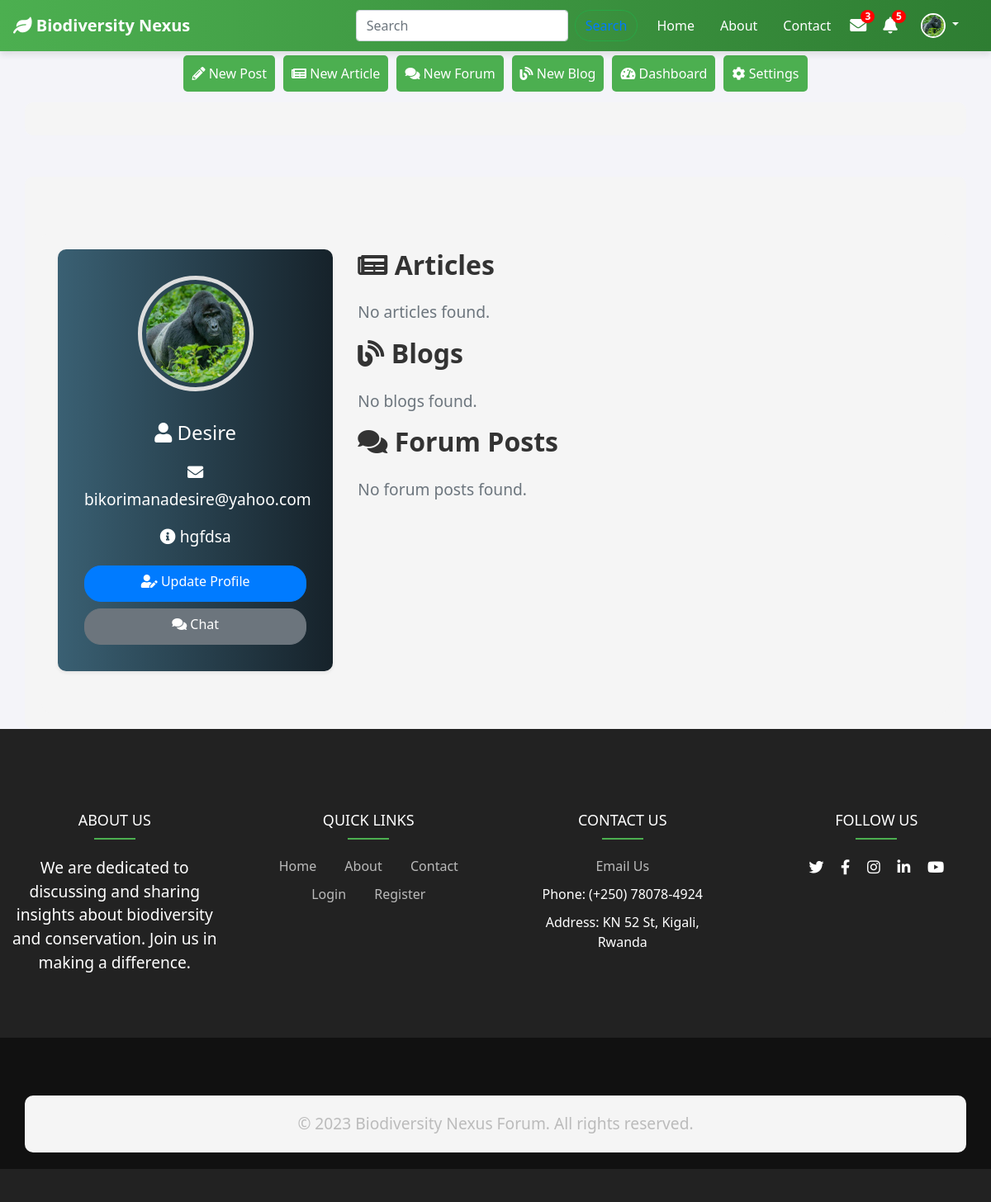
The app's page /user/Desire (signed in) with its own data.
### app/models.py (models this page shows, shortened)
class User(db.Model, UserMixin):
    id = db.Column(db.Integer, primary_key=True)
    username = db.Column(db.String(20), unique=True, nullable=False)
    email = db.Column(db.String(120), unique=True, nullable=False)
    profile_image = db.Column(db.String(20), nullable=False, default='default.jpg')
    password = db.Column(db.String(60), nullable=False)
    posts = db.relationship('Post', backref='author', lazy=True)
    articles = db.relationship('Article', backref='author', lazy=True)
    bio = db.Column(db.String(140), nullable=True)
    forums = db.relationship('Forum', backref='author', lazy=True)      # Added for forums
    blogs = db.relationship('Blog', backref='author', lazy=True)
    followed = db.relationship(
        'User', secondary=follows,
        primaryjoin=(follows.c.follower_id == id),
        secondaryjoin=(follows.c.followed_id == id),
        backref=db.backref('followers', lazy='dynamic'), lazy='dynamic'
    )

### app/routes.py (the view)
@app.route("/user/<string:username>")
def user_posts(username):
    user = User.query.filter_by(username=username).first_or_404()
    posts = Post.query.filter_by(author=user).order_by(Post.date_posted.desc()).all()
    article = Article.query.filter_by(author=user).all()
    return render_template('user_posts.html', posts=posts, user=user)

### app/__init__.py (called while the page is built)
@login_manager.user_loader
def load_user(user_id):
    return models.User.query.get(int(user_id))

### app/templates/user_posts.html (shortened to what this page needs)
{% extends "base.html" %}
{% block content %}
<div class="container mt-5">
    <div class="row fade-in">
        <div class="col-md-4">
            <div class="profile-card shadow-sm">
                <img id="profile-preview-img" src="{{ url_for('static', filename='Profiles/' ~ current_user.profile_image) }}" class="img-fluid profile-img mb-3" alt="{{ current_user.username }}'s profile image">
                <h3 class="card-title"><i class="fas fa-user"></i> {{ user.username }}</h3>
                <p class="card-text"><i class="fas fa-envelope"></i> {{ user.email }}</p>
                <p class="card-text"><i class="fas fa-info-circle"></i> {{ user.bio }}</p>
                {% if user == current_user %}
                    <a href="{{ url_for('update_profile') }}" class="btn btn-primary btn-block"><i class="fas fa-user-edit"></i> Update Profile</a>
                {% endif %}
                <a href="{{ url_for('new_message') }}" class="btn btn-secondary btn-block mt-2"><i class="fas fa-comments"></i> Chat</a>
            </div>
        </div>
        <div class="col-md-8">
            <h2 class="mb-4"><i class="fas fa-newspaper"></i> Articles</h2>
            {% if articles %}
                <ul class="list-group mb-4">
                    {% for article in articles %}
                        <li class="list-group-item">
                            <h5><a href="{{ url_for('article_detail', article_id=user.article.id) }}"><i class="fas fa-file-alt"></i> {{ article.title }}</a></h5>
                            <p>{{ article.summary }}</p>
                            <small class="text-muted"><i class="fas fa-calendar-alt"></i> Published on {{ article.date_posted.strftime('%B %d, %Y') }}</small>
                        </li>
                    {% endfor %}
                </ul>
            {% else %}
                <p class="text-muted">No articles found.</p>
            {% endif %}
            <h2 class="mb-4"><i class="fas fa-blog"></i> Blogs</h2>
            {% if blogs %}
                <ul class="list-group mb-4">
                    {% for blog in blogs %}
                        <li class="list-group-item">
                            <h5><a href="{{ url_for('blog_detail', blog_id=blog.id) }}"><i class="fas fa-file-alt"></i> {{ blog.title }}</a></h5>
                            <p>{{ blog.summary }}</p>
                            <small class="text-muted"><i class="fas fa-calendar-alt"></i> Published on {{ blog.date_posted.strftime('%B %d, %Y') }}</small>
                        </li>
                    {% endfor %}
                </ul>
            {% else %}
                <p class="text-muted">No blogs found.</p>
            {% endif %}
            <h2 class="mb-4"><i class="fas fa-comments"></i> Forum Posts</h2>
            {% if forums %}
                <ul class="list-group mb-4">
                    {% for forum in forums %}
                        <li class="list-group-item">
                            <h5><a href="{{ url_for('forum_detail', forum_id=forum.id) }}"><i class="fas fa-file-alt"></i> {{ forum.title }}</a></h5>
                            <p>{{ forum.summary }}</p>
                            <small class="text-muted"><i class="fas fa-calendar-alt"></i> Posted on {{ forum.date_posted.strftime('%B %d, %Y') }}</small>
                        </li>
                    {% endfor %}
                </ul>
            {% else %}
                <p class="text-muted">No forum posts found.</p>
            {% endif %}
        </div>
    </div>
</div>
{% endblock content %}

### app/templates/base.html (shortened to what this page needs)
<!DOCTYPE html>
<html lang="en">
<head>
    <link rel="stylesheet" href="https://stackpath.bootstrapcdn.com/bootstrap/4.5.2/css/bootstrap.min.css">
    <link rel="stylesheet" href="https://cdnjs.cloudflare.com/ajax/libs/font-awesome/5.15.3/css/all.min.css">
    <link rel="stylesheet" href="{{ url_for('static', filename='css/style.css') }}">
    <link rel="stylesheet" href="{{ url_for('static', filename='css/about.css') }}">
    <link rel="stylesheet" href="{{ url_for('static', filename='css/contact.css') }}">
    <link rel="stylesheet" href="https://cdnjs.cloudflare.com/ajax/libs/font-awesome/5.15.4/css/all.min.css">
</head>
<body>
    <nav class="navbar navbar-expand-lg navbar-light">
        <a class="navbar-brand" href="{{ url_for('home') }}">
            <i class="fas fa-leaf"></i> Biodiversity Nexus
        </a>
        <div class="collapse navbar-collapse" id="navbarNav">
            <ul class="navbar-nav ml-auto align-items-center">
                <form class="form-inline my-2 my-lg-0">
                    <input class="form-control mr-sm-2" type="search" placeholder="Search" aria-label="Search">
                    <button class="btn btn-outline-success my-2 my-sm-0" type="submit" >
                       <a href="{{ url_for('search') }}">Search</a>
                    </button>
                </form>
                <li class="nav-item active">
                    <a class="nav-link" href="{{ url_for('home') }}">Home</a>
                </li>
                <li class="nav-item">
                    <a class="nav-link" href="{{ url_for('about') }}">About</a>
                </li>
                <li class="nav-item">
                    <a class="nav-link" href="{{ url_for('contact') }}">Contact</a>
                </li>
                <li class="nav-item">
                    <a href="{{ url_for('messages') }}" class="icon">
                        <i class="fas fa-envelope"></i>
                        <span class="badge">3</span>
                    </a>
                </li>
                <li class="nav-item">
                    <a href="{{ url_for('notifications') }}" class="icon">
                        <i class="fas fa-bell"></i>
                        <span class="badge">5</span>
                    </a>
                </li>
                {% if current_user.is_authenticated %}
                <li class="nav-item dropdown">
                    <a class="nav-link dropdown-toggle" href="#" id="profileDropdown" role="button" data-toggle="dropdown" aria-haspopup="true" aria-expanded="false">
                        <img id="profile-image" src="{{ url_for('static', filename='Profiles/' ~ current_user.profile_image) }}" alt="{{ current_user.username }}'s profile image">
                    </a>
                </li>
                {% endif %}
            </ul>
        </div>
    </nav>
    {% if current_user.is_authenticated %}
        <ul class="nav justify-content-center">
            <ul class="nav justify-content-center">
                <li class="nav-item">
                    <a class="nav-link" href="{{ url_for('new_post') }}">
                        <i class="fas fa-pencil-alt"></i> New Post
                    </a>
                </li>
                <li class="nav-item">
                    <a class="nav-link" href="{{ url_for('new_article') }}">
                        <i class="fas fa-newspaper"></i> New Article
                    </a>
                </li>
                <li class="nav-item">
                    <a class="nav-link" href="{{ url_for('new_forum') }}">
                        <i class="fas fa-comments"></i> New Forum
                    </a>
                </li>
                <li class="nav-item">
                    <a class="nav-link" href="{{ url_for('new_blog') }}">
                        <i class="fas fa-blog"></i> New Blog
                    </a>
            <li class="nav-item">
                <a class="nav-link" href="#">
                    <i class="fas fa-tachometer-alt"></i> Dashboard
                </a>
            </li>
            <li class="nav-item">
                <a class="nav-link" href="#">
                    <i class="fas fa-cog"></i> Settings
                </a>
            </li>
        </ul>
    {% endif %}
    <div class="container mt-2">
    </div>
    <div class="container">
        {% block content %}
        {% endblock %}
    </div>
    <footer class="text-center text-white">
        <div class="footer-top">
            <div class="footer-container">
                <div class="row">
                    <div class="col-md-3">
                        <h5>About Us</h5>
                        <p>We are dedicated to discussing and sharing insights about biodiversity and conservation. Join us in making a difference.</p>
                    </div>
                    <div class="col-md-3">
                        <h5>Quick Links</h5>
                        <ul>
                            <li><a href="{{ url_for('home') }}">Home</a></li>
                            <li><a href="{{ url_for('about') }}">About</a></li>
                            <li><a href="{{ url_for('contact') }}">Contact</a></li>
                            <li><a href="{{ url_for('login') }}">Login</a></li>
                            <li><a href="{{ url_for('register') }}">Register</a></li>
                        </ul>
                    </div>
                    <div class="col-md-3">
                        <h5>Contact Us</h5>
                        <ul>
                            <li><a href="mailto:biodiversitynexus@yahoo.com">Email Us</a></li>
                            <li>Phone: (+250) 78078-4924</li>
                            <li>Address: KN 52 St, Kigali, Rwanda</li>
                        </ul>
                    </div>
                    <div class="col-md-3">
                        <h5>Follow Us</h5>
                        <div class="social-icons">
                            <a href="https://twitter.com" class="text-white mx-2">
                                <i class="fab fa-twitter"></i>
                            </a>
                            <a href="https://facebook.com" class="text-white mx-2">
                                <i class="fab fa-facebook-f"></i>
                            </a>
                            <a href="https://instagram.com" class="text-white mx-2">
                                <i class="fab fa-instagram"></i>
                            </a>
                            <a href="https://linkedin.com" class="text-white mx-2">
                                <i class="fab fa-linkedin-in"></i>
                            </a>
                            <a href="https://youtube.com" class="text-white mx-2">
                                <i class="fab fa-youtube"></i>
                            </a>
                        </div>
                    </div>
                </div>
            </div>
        </div>
        <div class="footer-bottom">
            <div class="container">
                <p>&copy; 2023 Biodiversity Nexus Forum. All rights reserved.</p>
            </div>
        </div>
    </footer>
</body>
</html>

### app/static/css/style.css (style rules this page uses)
body { font-family: 'Arial', sans-serif; background-color: #f7f9fb; color: #2c3e50; }
.navbar { background: linear-gradient(to right, #4CAF50, #2E7D32); box-shadow: 0 4px 8px rgba(0, 0, 0, 0.1); }
.navbar-brand { font-weight: bold; color: #fff !important; }
.nav-item .nav-link { color: #fff !important; margin-right: 15px; font-weight: 500; }
.navbar-nav .form-inline { margin-right: 15px; }
#profile-image { width: 30px; height: 30px; object-fit: cover; border-radius: 50%; border: 2px solid #fff; transition: border-color 0.3s ease, transform 0.3s ease; }
#profile-preview-img { width: 140px; height: 140px; }
.icon { position: relative; font-size: 20px; color: #fff; margin-right: 20px; transition: transform 0.3s ease, color 0.3s ease; }
.icon .badge { position: absolute; top: -5px; right: -10px; background: red; color: white; border-radius: 50%; padding: 2px 5px; font-size: 12px; }
.footer-info, .newsletter, .social-icons { margin-top: 20px; }
.social-icons a { font-size: 20px; margin: 0 10px; color: #994d4d; transition: color 0.3s ease; }
.footer-info p, .newsletter h5, .social-icons { color: #bbb; }
footer { background-color: #222; padding: 40px 0; }
footer ul li { display: inline-block; margin: 0 15px; }
footer ul li a { color: #bbb; transition: color 0.3s ease; }
.nav .nav-link { padding: 10px; margin: 5px; background-color: #4CAF50; color: #fff; border-radius: 5px; transition: background-color 0.3s ease; }
.footer-top { padding: 60px 0; background: #222; }
.footer-top h5 { color: #fff; font-size: 18px; text-transform: uppercase; margin-bottom: 20px; position: relative; }
.footer-top h5::after { content: ''; width: 50px; height: 2px; background: #4CAF50; display: block; margin-top: 10px; margin-left: auto; margin-right: auto; }
.footer-top ul { list-style: none; padding: 0; }
.footer-top ul li { margin-bottom: 10px; }
.footer-top ul li a { color: #bbb; text-decoration: none; }
.footer-bottom { padding: 20px 0; background: #111; }
.footer-bottom p { margin: 0; color: #bbb; }
.social-icons a { font-size: 18px; margin: 0 10px; color: #bbb; transition: color 0.3s ease; }
.btn { border-radius: 20px; transition: background-color 0.3s ease; }
.shadow-sm { box-shadow: 0 .125rem .25rem rgba(0, 0, 0, 0.075); }

### app/static/css/about.css (style rules this page uses)
.container { margin-top: 50px; }
.row .col-md-4 { margin-bottom: 30px; }
.row .col-md-4 i { margin-bottom: 10px; }
h3 { font-size: 2rem; margin-top: 20px; }
p { font-size: 1.2rem; }

### app/static/css/contact.css (style rules this page uses)
.container { margin-top: 50px; }
.btn-primary { background-color: #007bff; border-color: #007bff; }
h3 { font-size: 1.5rem; margin-top: 20px; }
p { font-size: 1.2rem; }
.profile-img { border: 5px solid #ddd; padding: 5px; border-radius: 50%; width: 150px; height: 150px; object-fit: cover; }
.btn-block { border-radius: 20px; transition: background-color 0.3s ease; }
.container { background-color: #f5f5f5; padding: 20px; border-radius: 10px; }
h2 { color: #333; font-weight: bold; margin-bottom: 20px; }

### app/templates/base.html (style rules this page uses)
body { font-family: 'Segoe UI', Tahoma, Geneva, Verdana, sans-serif; background-color: #f4f4f9; color: #333; }

### app/templates/user_posts.html (style rules this page uses)
.profile-card { background: linear-gradient(to right, #3a6073, #16222A); color: white; padding: 2rem; border-radius: 10px; text-align: center; transition: transform 0.2s; }
.profile-card .profile-img { border-radius: 50%; width: 150px; height: 150px; object-fit: cover; }
.profile-card .btn-block { margin-top: 1rem; }
.fade-in { animation: fadeIn 1.5s; }

### records on screen
User: profile_image (placeholder picture), username "Desire", email "bikorimanadesire@yahoo.com", bio "hgfdsa"
